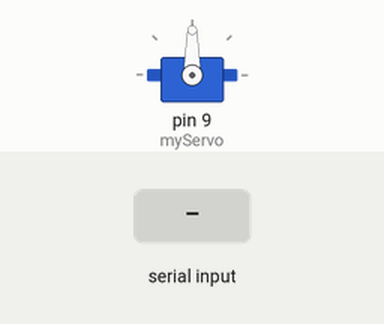
Simulated run of this sketch. Board: Arduino Uno, built with avr-gcc and run on an emulated ATmega328P. On the bench: servo. Inputs (shaded band) come from the test bench. What the sketch prints to the serial monitor is not drawn.

Above: at 1.2 s.
1.3 s: "200\n" received over Serial
At 4.2 s:
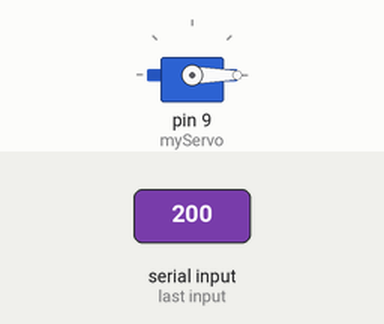
4.3 s: "90,45\n" received over Serial
At 6.4 s:
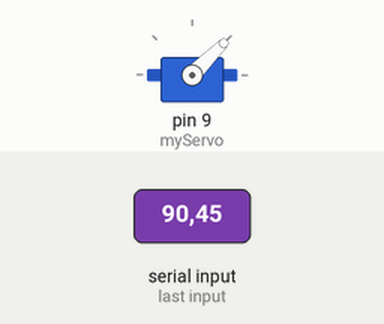
7.3 s: "30,150\n" received over Serial
At 9.0 s:
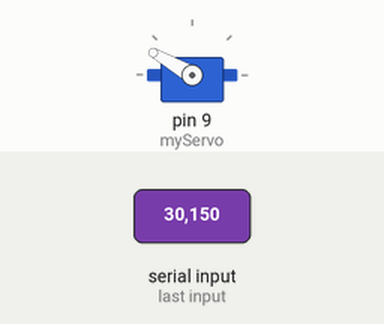
9.8 s: "90\n" received over Serial
At 11.2 s:
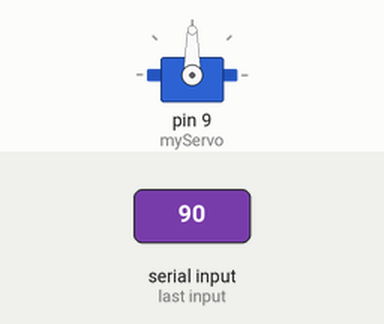
Timing chart, 0 to 13.3 s (numbered marks = the images above; inputs shaded):
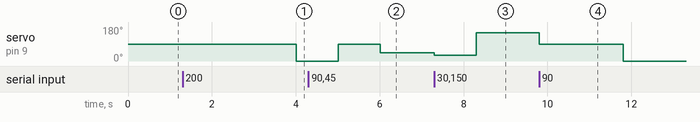

Measured:
- after the input at 1.3 s, servo on pin 9 (myServo): 90° → 0° after 2.7 s
- after the input at 4.3 s, servo on pin 9 (myServo): 0° → 90° after 0.71 s, → 45° 1.0 s later
- after the input at 7.3 s, servo on pin 9 (myServo): 45° → 30° at once, → 150° 1.0 s later
- after the input at 9.8 s, servo on pin 9 (myServo): 150° → 90° at once, → 0° 2.0 s later

The sketch:

servomotor0to180to0.ino
```cpp
#include <Servo.h> // Servo 라이브러리 포함

Servo myServo;  // 서보 객체 생성

int zeroPosition = 90;  // 서보의 기본 영점 위치 (0도에서 180도 사이 값 설정 가능)
int currentPosition = zeroPosition; // 현재 위치를 영점 위치로 초기화

void setup() {
  Serial.begin(115200); // 시리얼 통신을 115200 baud로 시작
  myServo.attach(9);  // 서보모터가 연결된 핀 번호 (예: 9번 핀)

  // 영점 위치로 서보모터 이동
  myServo.write(zeroPosition); // 서보모터를 zeroPosition 위치로 이동
  Serial.print("서보모터가 ");
  Serial.print(zeroPosition);
  Serial.println("도 위치에 설정되었습니다.");
}

void loop() {
  // 시리얼 입력이 있는지 확인
  if (Serial.available() > 0) {
    // 시리얼로부터 입력 값을 읽음
    int inputAngle = Serial.parseInt();

    // 입력 값이 유효한 각도 범위인지 확인 (0도에서 180도 사이)
    if (inputAngle >= 0 && inputAngle <= 180) {
      // 서보모터를 입력 받은 각도로 이동
      myServo.write(inputAngle);
      currentPosition = inputAngle; // 현재 위치를 업데이트
      Serial.print("서보모터가 ");
      Serial.print(inputAngle);
      Serial.println("도 위치에 설정되었습니다.");
    } else {
      Serial.println("유효하지 않은 각도입니다. 0에서 180도 사이의 값을 입력하세요.");
    }
  }

  // 현재 서보모터의 위치를 시리얼 모니터에 출력
  Serial.print("현재 서보모터 위치: ");
  Serial.print(currentPosition);
  Serial.println("도");
  delay(1000); // 1초 대기 (필요에 따라 조정 가능)
}
```
